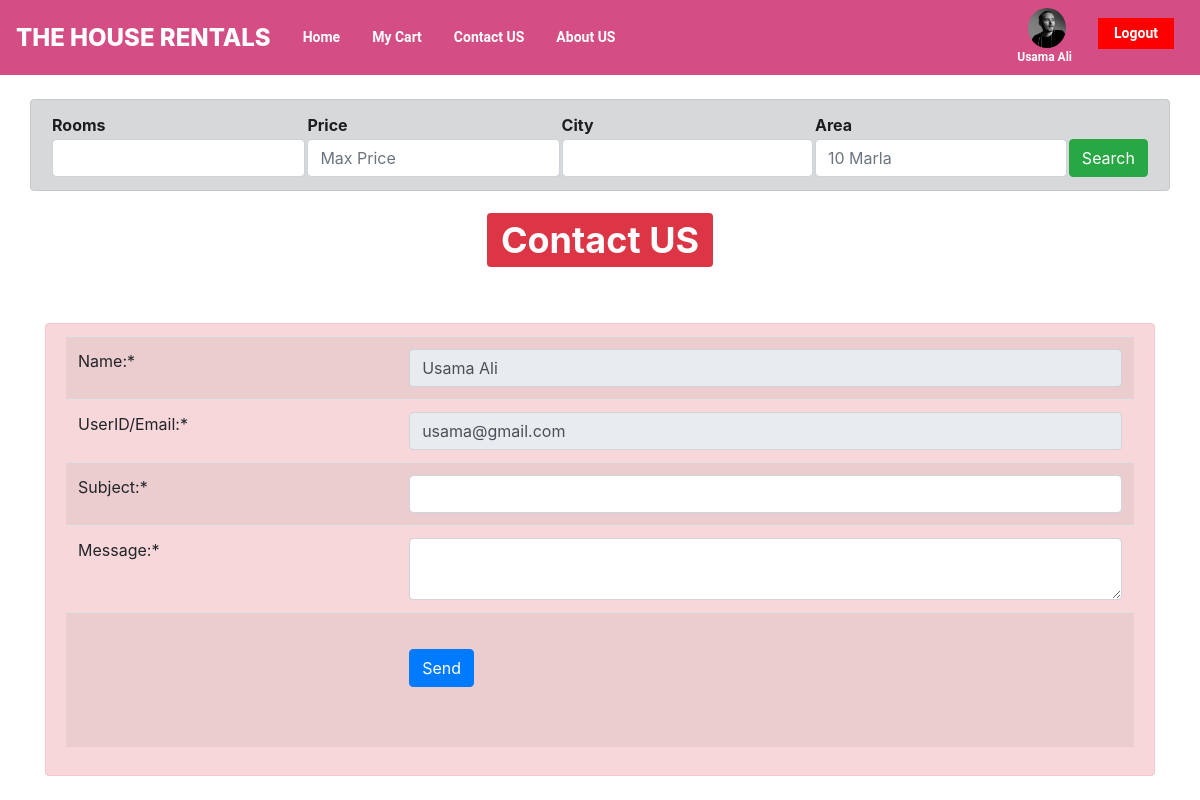
The app's page /Customer/contact-us.php (signed in) with its own data.
### tables this page shows
CREATE TABLE `users` (
  `id` int(11) NOT NULL,
  `f_name` varchar(20) NOT NULL,
  `l_name` varchar(50) NOT NULL,
  `email` varchar(50) NOT NULL,
  `contact` varchar(50) NOT NULL,
  `gender` varchar(50) NOT NULL,
  `image` varchar(50) NOT NULL,
  `dob` varchar(50) NOT NULL,
  `account_type` varchar(50) NOT NULL,
  `password` varchar(50) NOT NULL
);

### Customer/contact-us.php (the view, shortened to what this page needs)
<?php
include("header.php");
?>
<br>
<form method="post" enctype="multipart/form-data" action="index.php">
<div class="container alert alert-dark">
  <table class="" style="margin-left: ">
    <tr>
      <th>Rooms</th>
      <th>Price</th>
      <th>City</th>
      <th>Area</th>
    </tr>
    <tr>
      <td><input type="number" name="s_Rooms" class="form-control"></td>
      <td><input type="number" name="s_Price" class="form-control" placeholder="Max Price"></td>
      <td><input type="text" name="s_City" class="form-control"></td>
      <td><input type="text" name="s_Area" class="form-control" placeholder="10 Marla"></td>
      <td><input type="submit" name="search" value="Search" class="btn btn-success"></td>
    </tr>
  </table>
</div>
</form>
<h2 style="text-align: center;font-size: 48px"><span class="badge badge-danger">Contact US</span></h2>
<div align="center">
<div class="container">
  <br>
  <br>
<form method="post" enctype="multipart/form-data">
<div class="alert alert-danger">
<table class="table table-striped">
<tr><td>Name:*</td>
<td><input type="text" name="name" value="<?php echo $data4['f_name']; ?> <?php echo $data4['l_name']; ?>" class="form-control" readonly></td></tr>
<tr><td>UserID/Email:*</td>
<td><input type="email" name="email" class="form-control" readonly value="<?php echo $data4['email']; ?>"></td></tr>
<td>Subject:*</td>
<td><input type="text" name="subject" class="form-control" required></td></tr>
<td>Message:*</td>
<td><textarea name="message" class="form-control"></textarea></td></tr>
<tr><td></td>
<td><br><div ><button type="submit" name="submit" class="btn btn-primary">Send</button></div><br><br></td></tr>
</table>
</div>
</form>
</div>
</div>
</body>
</html>

### Customer/header.php (shortened to what this page needs)
<?php
$user_id=$_SESSION["uid1"];
include("../dbconnection.php");
$query4="SELECT * FROM `users` WHERE id='$user_id'";
$run4=mysqli_query($con,$query4);
$data4=mysqli_fetch_assoc($run4);
?>
<!doctype html>
<html lang="en">
<html>
<head>
  <link rel="stylesheet" href="style.css">
<link rel="stylesheet" href="https://maxcdn.bootstrapcdn.com/bootstrap/4.4.1/css/bootstrap.min.css">
<link rel="stylesheet" href="https://cdnjs.cloudflare.com/ajax/libs/font-awesome/4.7.0/css/font-awesome.min.css">
</head>
<body>
<nav class="navbar navbar-expand-md navbar-light" style="background-color: #d44d84">
  <a class="navbar-brand" href="#"><div style="font-size:24px;text-align: center;font-weight: 800;color:#fff;margin-top:-8px;margin-bottom: -8px;">THE HOUSE RENTALS</div></a>
  <div class="collapse navbar-collapse" id="collapsibleNavbar">
  <div style="margin:px 0px 0px 0px;">
    <div class="topnav">
  <div class="navbar-nav">
    <a href="index.php">Home</a>
    <a href="mycart.php">My Cart</a>
    <a href="contact-us.php">Contact US</a>
    <a href="about.php">About US</a>
  </div>
</div>
</div>
</div>
<div class="topnav" style="float:right;">
<a class="" href="user-detail.php"><div style="margin-top: -5px;float: right;margin-bottom: -20px"><img style="height: 40px;border-radius: 50%;margin-left: 10%;list-style: none;" src='<?php echo "../profiles/".$data4['image']; ?>'><p style="font-size: 12px"><?php echo $data4['f_name']; ?> <?php echo $data4['l_name']; ?></p></div></a>
<a class="active" style="background-color:red;" href="logout.php">Logout</a>
</div>
</nav>

### Customer/style.css (style rules this page uses)
.topnav { overflow: hidden; background-color: #d44d84; }
.topnav a { float: left; color: white; font-family: 'Roboto', sans-serif; text-align: center; padding: 5px 16px; text-decoration: none; font-size: 14px; font-weight: 600; }
.topnav a.active { background-color: #4CAF50; color: white; margin:10px; }

### records on screen
users: image (picture), f_name "Usama", l_name "Ali", name "Usama Ali", email "usama@gmail.com"
